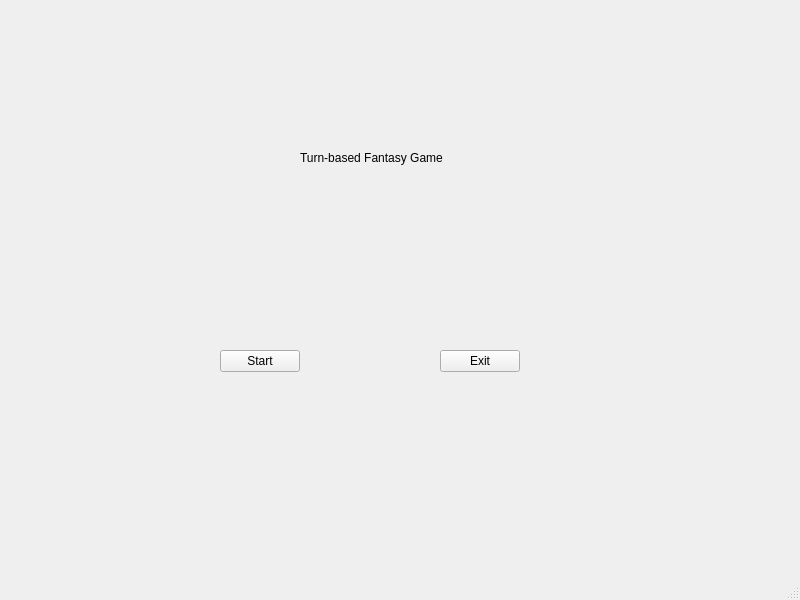
<?xml version="1.0" encoding="UTF-8"?>
<ui version="4.0">
 <class>titleScreen</class>
 <widget class="QMainWindow" name="titleScreen">
  <property name="geometry">
   <rect>
    <x>0</x>
    <y>0</y>
    <width>800</width>
    <height>600</height>
   </rect>
  </property>
  <property name="windowTitle">
   <string>titleScreen</string>
  </property>
  <widget class="QWidget" name="centralwidget">
   <widget class="QLabel" name="label">
    <property name="geometry">
     <rect>
      <x>300</x>
      <y>150</y>
      <width>151</width>
      <height>16</height>
     </rect>
    </property>
    <property name="text">
     <string>Turn-based Fantasy Game</string>
    </property>
   </widget>
   <widget class="QPushButton" name="startButton">
    <property name="geometry">
     <rect>
      <x>220</x>
      <y>350</y>
      <width>80</width>
      <height>22</height>
     </rect>
    </property>
    <property name="text">
     <string>Start</string>
    </property>
   </widget>
   <widget class="QPushButton" name="pushButton_2">
    <property name="geometry">
     <rect>
      <x>440</x>
      <y>350</y>
      <width>80</width>
      <height>22</height>
     </rect>
    </property>
    <property name="text">
     <string>Exit</string>
    </property>
   </widget>
  </widget>
  <widget class="QMenuBar" name="menubar">
   <property name="geometry">
    <rect>
     <x>0</x>
     <y>0</y>
     <width>800</width>
     <height>25</height>
    </rect>
   </property>
  </widget>
  <widget class="QStatusBar" name="statusbar"/>
 </widget>
 <resources/>
 <connections/>
</ui>
